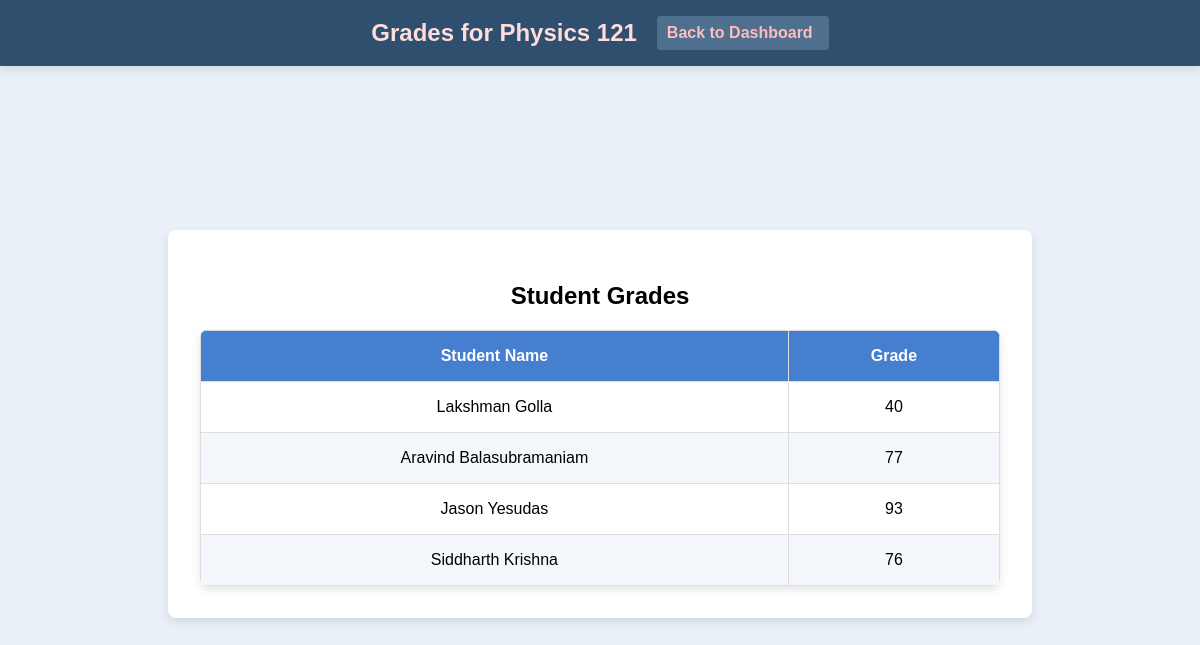
Page /teacher/course/3/grades (signed in) on the committed database.
### app.py (models this page shows, shortened)
class Course(db.Model):
    id = db.Column(db.Integer, primary_key=True)
    course_code = db.Column(db.String(10))
    course_name = db.Column(db.String(100))
    capacity = db.Column(db.Integer)
    teacher_id = db.Column(db.Integer, db.ForeignKey('user.id'))
    teacher = db.relationship('User', backref='teaching_courses', foreign_keys=[teacher_id])
    time = db.Column(db.String(50))
    enrolled_count = db.Column(db.Integer, default=0)

class Enrollment(db.Model):
    id = db.Column(db.Integer, primary_key=True)
    course_id = db.Column(db.Integer, db.ForeignKey('course.id'))
    user_id = db.Column(db.Integer, db.ForeignKey('user.id'))
    grade = db.Column(db.String(5))
    user = db.relationship('User', backref='enrollments')
    course = db.relationship('Course', backref='enrollments', lazy=True)

class User(UserMixin, db.Model):
    id = db.Column(db.Integer, primary_key=True)
    username = db.Column(db.String(150))
    password = db.Column(db.String(150))
    role = db.Column(db.String(50))

### app.py (the view)
@app.route('/teacher/course/<int:course_id>/grades')
@login_required
def view_grades(course_id):
    if current_user.role != 'teacher':
        flash("Access denied: Only teachers can view grades.", "danger")
        return redirect(url_for('login'))
    course = Course.query.filter_by(id=course_id, teacher_id=current_user.id).first()
    if not course:
        flash("You do not have permission to view grades for this course.", "danger")
        return redirect(url_for('teacher_dashboard'))
    enrollments = Enrollment.query.filter_by(course_id=course.id).all()
    students_with_grades = [
        {
            "student": User.query.get(enrollment.user_id),
            "grade": enrollment.grade
        }
        for enrollment in enrollments
    ]
    return render_template('grades.html', course=course, students_with_grades=students_with_grades)

### app.py (called while the page is built)
@login_manager.user_loader
def load_user(user_id):
    return User.query.get(int(user_id))

### templates/grades.html (shortened to what this page needs)
<!DOCTYPE html>
<html lang="en">
<head>
    <link rel="stylesheet" href="{{ url_for('static', filename='styles.css') }}">
</head>
<body>
    <div class="header">
        <h1>Grades for {{ course.course_name }}</h1>
        <a href="{{ url_for('teacher_dashboard') }}" class="back-to-dashboard sign-out">Back to Dashboard</a>
    </div>
    <div class="container">
        <h2>Student Grades</h2>
        <table>
            <thead>
                <tr>
                    <th>Student Name</th>
                    <th>Grade</th>
                </tr>
            </thead>
            <tbody>
                {% for entry in students_with_grades %}
                <tr>
                    <td>{{ entry.student.username }}</td>
                    <td>{{ entry.grade if entry.grade is not none else "Not Graded" }}</td>
                </tr>
                {% endfor %}
            </tbody>
        </table>
    </div>
</body>
</html>

### static/styles.css (style rules this page uses)
body { font-family: Arial, sans-serif; background-color: #e9f0f7; margin: 0; display: flex; justify-content: center; align-items: center; min-height: 100vh; }
.container { max-width: 800px; width: 100%; background-color: #ffffff; padding: 2rem; border-radius: 8px; box-shadow: 0px 4px 10px rgba(0, 0, 0, 0.1); text-align: center; margin: 5rem auto 2rem; }
.header { width: 100%; background-color: #2f4f6f; color: #fff; padding: 1rem 0; display: flex; justify-content: center; align-items: center; box-shadow: 0px 4px 8px rgba(0, 0, 0, 0.1); position: fixed; top: 0; left: 0; z-index: 10; margin-bottom: 20px; }
.header h1, .header h2 { margin: 0; color: #ffdbdb; }
.header h1 { font-size: 1.5rem; margin-right: 20px; }
.sign-out { color: #ffbdbd; text-decoration: none; font-weight: bold; padding: 0.5rem 1rem; border-radius: 4px; background-color: #4f6f8f; padding-left: 10px; }
table { width: 100%; border-collapse: collapse; margin-top: 1rem; text-align: center; border-radius: 8px; overflow: hidden; box-shadow: 0px 4px 8px rgba(0, 0, 0, 0.1); }
th, td { border: 1px solid #ddd; padding: 1rem; }
th { background-color: #467fcf; color: #fff; font-weight: bold; }
tr:nth-child(even) { background-color: #f4f8fc; }

### rows in the picture
Course: course_name "Physics 121"
Enrollment: student.username "Lakshman Golla", grade "40"
Enrollment: student.username "Aravind Balasubramaniam", grade "77"
Enrollment: student.username "Jason Yesudas", grade "93"
Enrollment: student.username "Siddharth Krishna", grade "76"
